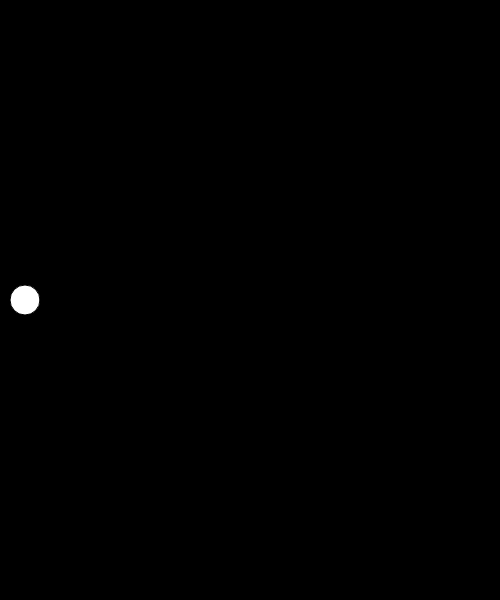
Frame 1 (no input)
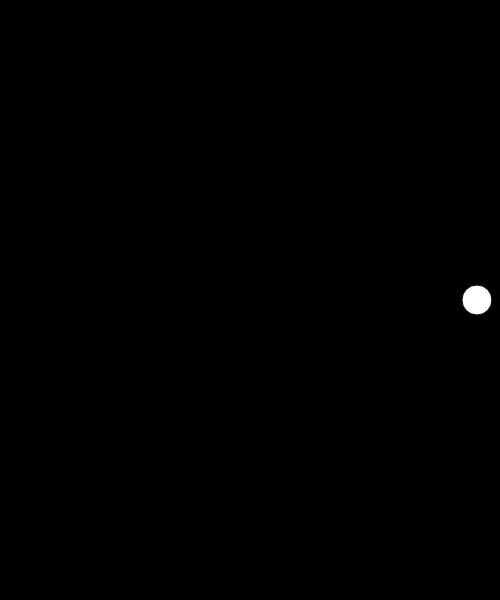
Frame 60 (no input)
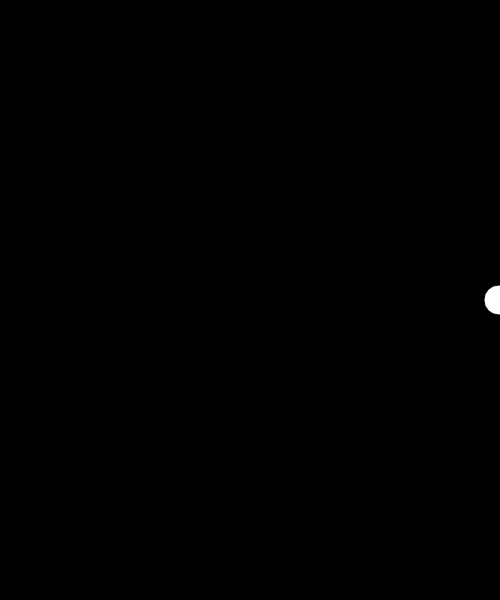
Frame 120 (the mouse pressed at the canvas centre since frame 60)

The p5.js sketch that drew these frames (run headless with seeded random() and noise() and a simulated clock; from frame 60 on, the mouse is pressed at the canvas centre):

// p5.js sketch
// ── sketch.js
let x;
function setup() {
  createCanvas(500,600);
  x = 0;
}

function draw() {
  background(0);
  x = lerp(x, width, 0.05);
  ellipse(x, height/2, 30, 30);
}
